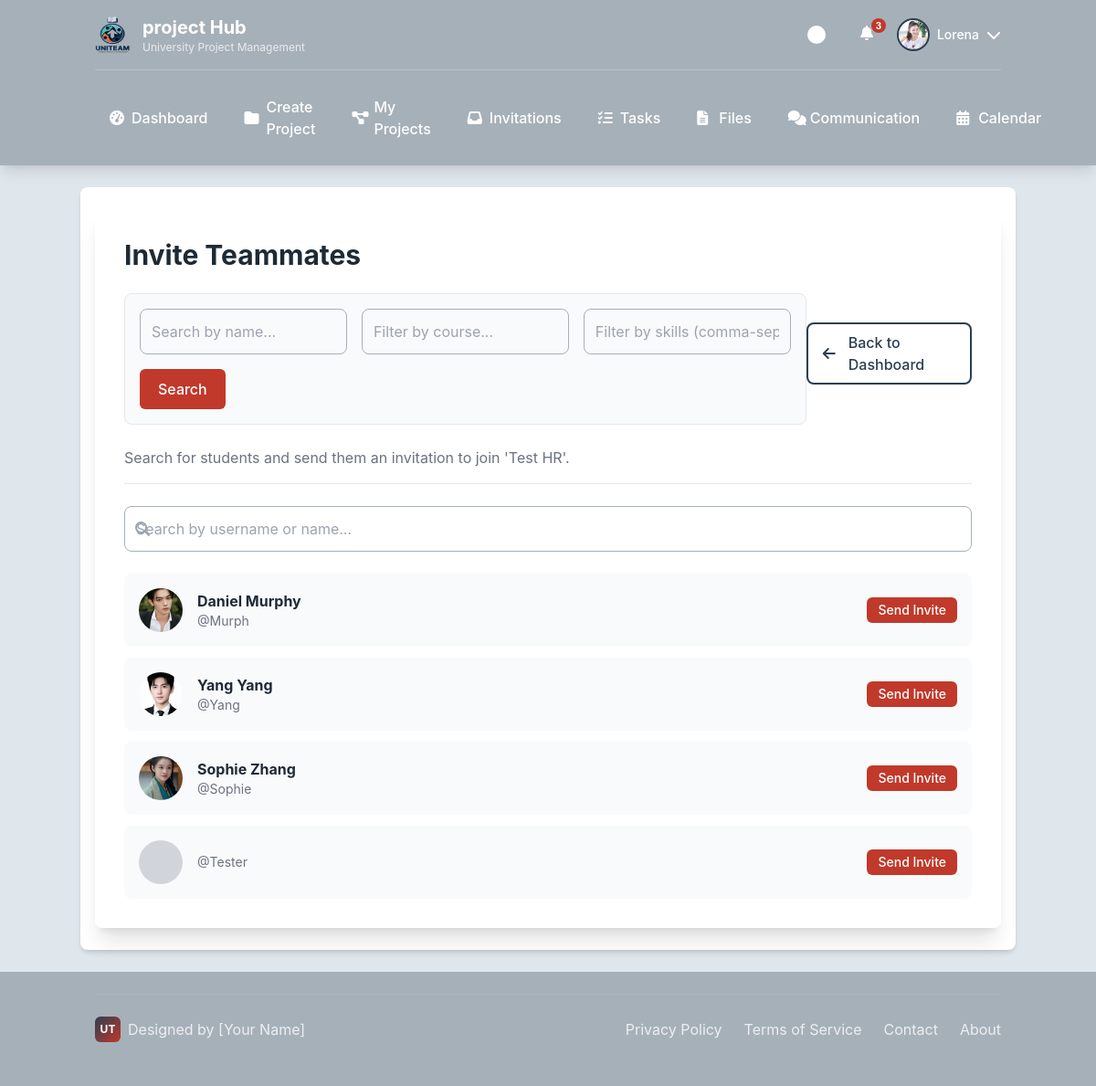
Page /projects/4/invite/ (signed in) on the committed database.
### users/models.py (models this page shows)
class CustomUser(AbstractUser):
    class Role(models.TextChoices):
        ADMIN = "ADMIN", "Admin"
        LECTURER = "LECTURER", "Lecturer"
        STUDENT = "STUDENT", "Student"
    role = models.CharField(max_length=50, choices=Role.choices)
    avatar = models.ImageField(upload_to='avatars/', null=True, blank=True)
    is_approved = models.BooleanField(default=True)
    phone_number = models.CharField(max_length=20, blank=True)
    def get_full_name(self):
        return f"{self.first_name} {self.last_name}"

### projects/models.py (models this page shows, shortened)
class Project(models.Model):
    class LifecycleStatus(models.TextChoices):
        DRAFT = 'DRAFT', 'Draft'
        ACTIVE = 'ACTIVE', 'Active'
        SUBMITTED = 'SUBMITTED', 'Submitted'
        ARCHIVED = 'ARCHIVED', 'Archived'
    title = models.CharField(max_length=200)
    description = models.TextField()
    course_code = models.CharField(max_length=20, blank=True)
    deadline = models.DateField()
    lifecycle_status = models.CharField(
        max_length=20,
        choices=LifecycleStatus.choices,
        default=LifecycleStatus.ACTIVE,
    )
    supervisor = models.ForeignKey(
        settings.AUTH_USER_MODEL,
        on_delete=models.SET_NULL, null=True, blank=True,
        limit_choices_to={'role': 'LECTURER'}, related_name='supervised_projects'
    )
    template_used = models.ForeignKey(ProjectTemplate, on_delete=models.SET_NULL, null=True, blank=True)
    created_at = models.DateTimeField(auto_now_add=True)
    updated_at = models.DateTimeField(auto_now=True)
    def get_absolute_url(self):
        return reverse('project_dashboard', kwargs={'project_id': self.pk})
    class Meta:
        ordering = ['deadline', '-created_at']

### projects/views.py (the view, shortened to what this page needs)
# urls.py: path('<int:project_id>/invite/', views.invite_member_view, name='invite_member'),
@login_required
def invite_member_view(request, project_id):
    project = get_object_or_404(Project, pk=project_id)
    is_leader_or_coleader = project.team.teammembership_set.filter(
        user=request.user,
        role__in=[Team.Role.LEADER, Team.Role.CO_LEADER]
    ).exists()
    if not is_leader_or_coleader:
        messages.error(request, "Only Group Leaders or Co-Leaders can invite members.")
        return redirect(project.get_absolute_url())
    query = request.GET.get('q', '')
    course_filter = request.GET.get('course', '')
    skills_filter = request.GET.get('skills', '')
    excluded_user_ids = list(project.team.members.values_list('id', flat=True))
    search_results = CustomUser.objects.filter(role=CustomUser.Role.STUDENT).exclude(id__in=excluded_user_ids)
    if query:
        search_results = search_results.filter(
            Q(username__icontains=query) | Q(first_name__icontains=query) | Q(last_name__icontains=query)
        )
    if course_filter:
        search_results = search_results.filter(studentprofile__course_name__icontains=course_filter)
    if skills_filter:
        search_results = search_results.filter(studentprofile__skills__name__in=[skill.strip() for skill in skills_filter.split(',')])
    search_results = search_results.distinct()
    context = {
        'project': project,
        'search_results': search_results,
    }
    return render(request, 'projects/invite_member.html', context)

### templates/projects/invite_member.html (shortened to what this page needs)
{% extends "base/base_student.html" %}
{% load static %}
{% block content %}
<div class="surface shadow-xl rounded-lg p-6 md:p-8">
    <div class="flex justify-between items-center mb-6 border-b pb-4">
        <div>
            <h1 class="text-3xl font-bold">Invite Teammates</h1>
            <form method="GET" class="my-6 p-4 border rounded-lg bg-gray-50 dark:bg-gray-700">
                <div class="grid grid-cols-1 md:grid-cols-3 gap-4">
                    <input type="text" name="q" value="{{ request.GET.q }}" placeholder="Search by name..." class="input-field">
                    <input type="text" name="course" value="{{ request.GET.course }}" placeholder="Filter by course..." class="input-field">
                    <input type="text" name="skills" value="{{ request.GET.skills }}" placeholder="Filter by skills (comma-sep)..." class="input-field">
                </div>
                <button type="submit" class="btn btn-primary mt-4">Search</button>
            </form>
            <p class="text-gray-500">Search for students and send them an invitation to join '{{ project.title }}'.</p>
        </div>
        <a href="{{ project.get_absolute_url }}" class="btn btn-secondary py-2 px-4 rounded-lg"><i class="fas fa-arrow-left mr-2"></i>Back to Dashboard</a>
    </div>
    <form method="GET" class="mb-6">
        <div class="relative">
            <input type="text" name="q" value="{{ request.GET.q }}" placeholder="Search by username or name..." class="input-field pl-10">
            <i class="fas fa-search absolute left-3 top-1/2 -translate-y-1/2 text-gray-400"></i>
        </div>
    </form>
    <div class="space-y-3">
        {% for student in search_results %}
        <div class="bg-gray-50 dark:bg-gray-700 p-4 rounded-lg flex justify-between items-center">
            <div class="flex items-center">
                {% if student.avatar %}
                    <img src="{{ student.avatar.url }}" class="w-12 h-12 rounded-full object-cover mr-4">
                {% else %}
                    <div class="w-12 h-12 rounded-full bg-gray-300 flex-shrink-0 flex items-center justify-center font-bold text-gray-600 mr-4 text-xl">
                    </div>
                {% endif %}
                <div>
                    <p class="font-bold">{{ student.get_full_name }}</p>
                    <p class="text-sm text-gray-500">@{{ student.username }}</p>
                </div>
            </div>
            <form method="POST">
                <button type="submit" class="btn btn-primary text-white text-sm py-1 px-3 rounded-md">
                    Send Invite
                </button>
            </form>
        </div>
        {% empty %}
            {% if request.GET.q %}
            <p class="text-center text-gray-500 py-4">No students found matching your search.</p>
            {% else %}
            <p class="text-center text-gray-500 py-4">Start typing in the search bar to find students to invite.</p>
            {% endif %}
        {% endfor %}
    </div>
</div>
{% endblock %}

### templates/base/base_student.html (shortened to what this page needs)
<!DOCTYPE html>
{% load static %}
<html lang="en">
<head>
    <script src="https://cdn.tailwindcss.com"></script>
    <link rel="stylesheet" href="https://cdnjs.cloudflare.com/ajax/libs/font-awesome/6.4.0/css/all.min.css">
    <link rel="stylesheet" href="{% static 'css/student_base.css' %}">
</head>
<body class="min-h-screen flex flex-col">
    <header class="header-bg text-white shadow-lg">
        <div class="container mx-auto px-4 py-4">
            <div class="flex justify-between items-center">
                <div class="logo-container">
                    <img src="{% static 'images/logo/uniteam_logo (1).png'%}" alt="UniTeam Logo" class="w-10 h-10 rounded-lg" onerror="this.style.display='none'; this.nextElementSibling.style.display='flex';">
                    <div>
                        <h1 class="text-xl font-bold">project Hub</h1>
                        <p class="text-xs opacity-75">University Project Management</p>
                    </div>
                </div>
                <div class="flex items-center space-x-4">
                    <div class="theme-toggle" id="themeToggle" title="Toggle Theme"></div>
                    {% if user.is_authenticated %}
                        <div class="relative cursor-pointer" id="notificationButton" title="Notifications">
                            <i class="fa-solid fa-bell w-6 h-6 text-white hover:text-accent-1 transition-colors"></i>
                            <span class="notification-badge">3</span>
                        </div>
                        <div class="profile-dropdown">
                            <div class="flex items-center gap-2 cursor-pointer" id="profileButton">
                                {% if user.avatar %}
                                    <img src="{{ user.avatar.url }}" alt="{{ user.username }}'s Avatar" class="profile-avatar object-cover">
                                {% else %}
                                    <div class="profile-avatar bg-accent-1 flex items-center justify-center text-white font-bold">
                                        {{ user.first_name.0|default:user.username.0|upper }}
                                    </div>
                                {% endif %}
                                <span class="hidden md:block text-sm font-medium">{{ user.first_name|default:user.username }}</span>
                                <i class="fa-solid fa-chevron-down w-4 h-4 transition-transform" id="profileArrow"></i>
                            </div>
                        </div>
                    {% else %}
                        <div class="flex items-center space-x-3">
                            <a href="#" class="btn btn-secondary">LOGIN</a>
                            <a href="#" class="btn btn-primary">REGISTER</a>
                        </div>
                    {% endif %}
                </div>
            </div>
            {% if user.is_authenticated %}
            <nav class="hidden md:block mt-4 pt-4 border-t border-white border-opacity-20">
                <div class="flex space-x-2">
                    <a href="{% url 'student_dashboard' %}" class="nav-link {% if request.resolver_match.url_name == 'dashboard' %}active{% endif %}">
                        <i class="fa-solid fa-gauge-high w-4 h-4"></i>
                        Dashboard
                    </a>
                    <a href="{% url 'create_project' %}" class="nav-link {% if request.resolver_match.url_name == 'projects' %}active{% endif %}">
                        <i class="fa-solid fa-folder w-4 h-4"></i>
                        Create Project
                    </a>
                    <a href="{% url 'my_projects' %}" class="nav-link {% if request.resolver_match.url_name == 'projects' %}active{% endif %}">
                        <i class="fa-solid fa-diagram-project w-4 h-4"></i>
                        My Projects
                    </a>
                    <a href="{% url 'view_invitations' %}" class="nav-link {% if request.resolver_match.url_name == 'invitations' %}active{% endif %}">
                        <i class="fa-solid fa-inbox w-4 h-4"></i>
                        Invitations
                    </a>
                    <a href="" class="nav-link {% if request.resolver_match.url_name == 'tasks' %}active{% endif %}">
                        <i class="fa-solid fa-list-check w-4 h-4"></i>
                        Tasks
                    </a>
                    <a href="#" class="nav-link {% if request.resolver_match.url_name == 'files' %}active{% endif %}">
                        <i class="fa-solid fa-file-lines w-4 h-4"></i>
                        Files
                    </a>
                    <a href="#" class="nav-link {% if request.resolver_match.url_name == 'communication' %}active{% endif %}">
                        <i class="fa-solid fa-comments w-4 h-4"></i>
                        Communication
                    </a>
                    <a href="#" class="nav-link {% if request.resolver_match.url_name == 'calendar' %}active{% endif %}">
                        <i class="fa-solid fa-calendar-days w-4 h-4"></i>
                        Calendar
                    </a>
                </div>
            </nav>
            {% endif %}
        </div>
    </header>
    <main class="flex-grow container mx-auto px-4 py-6 surface shadow-md my-6 rounded-lg">
        {% block content %}{% endblock %}
    </main>
    {% if user.is_authenticated %}
    <footer class="footer-bg text-white py-6 mt-auto">
        <div class="container mx-auto px-4">
            <div class="footer-content">
                <div class="personal-branding">
                    <div class="personal-logo">UT</div>
                    <span>Designed by [Your Name]</span>
                </div>
                <div class="footer-links">
                    <a href="#">Privacy Policy</a>
                    <a href="#">Terms of Service</a>
                    <a href="#">Contact</a>
                    <a href="#">About</a>
                </div>
            </div>
        </div>
    </footer>
    {% endif %}
</body>
</html>

### static/css/student_base.css (style rules this page uses)
:root { --light-gray: #DFE6EC; --dark-gray: #A6B0B9; --accent-1: #C0392B; --accent-2: #2C3E50; --text-dark: #1E2A35; --background: var(--light-gray); --surface: #ffffff; --header-bg: var(--dark-gray); --footer-bg: var(--dark-gray); }
body { background-color: var(--background); color: var(--text-dark); transition: all 0.3s ease; font-family: 'Inter', system-ui, -apple-system, sans-serif; }
.header-bg { background-color: var(--header-bg); }
.footer-bg { background-color: var(--footer-bg); }
.surface { background-color: var(--surface); }
.logo-container { display: flex; align-items: center; gap: 12px; }
.nav-link { position: relative; padding: 12px 16px; border-radius: 6px; transition: all 0.2s ease; font-weight: 500; display: flex; align-items: center; gap: 8px; }
.profile-dropdown { position: relative; }
.profile-avatar { width: 36px; height: 36px; border-radius: 50%; border: 2px solid var(--accent-2); cursor: pointer; transition: all 0.2s ease; }
.btn { display: inline-flex; align-items: center; gap: 6px; padding: 10px 20px; border-radius: 6px; font-weight: 500; text-decoration: none; transition: all 0.2s ease; cursor: pointer; border: none; }
.btn-primary { background-color: var(--accent-1); color: white; }
.btn-secondary { background-color: transparent; color: var(--accent-2); border: 2px solid var(--accent-2); }
.theme-toggle { width: 44px; height: 24px; background-color: var(--dark-gray); border-radius: 12px; position: relative; cursor: pointer; transition: background-color 0.3s ease; }
.theme-toggle::before { content: ''; position: absolute; top: 2px; left: 2px; width: 20px; height: 20px; background-color: white; border-radius: 50%; transition: transform 0.3s ease; }
.footer-content { display: flex; justify-content: space-between; align-items: center; padding: 24px 0; border-top: 1px solid rgba(255,255,255,0.1); }
.footer-links { display: flex; gap: 24px; }
.footer-links a { color: rgba(255,255,255,0.8); text-decoration: none; transition: color 0.2s ease; }
.personal-branding { display: flex; align-items: center; gap: 8px; color: rgba(255,255,255,0.8); }
.personal-logo { width: 28px; height: 28px; background: linear-gradient(135deg, var(--accent-2), var(--accent-1)); border-radius: 6px; display: flex; align-items: center; justify-content: center; color: white; font-weight: bold; font-size: 12px; }
.notification-badge { position: absolute; top: -4px; right: -4px; background-color: var(--accent-1); color: white; font-size: 10px; font-weight: bold; border-radius: 10px; min-width: 16px; height: 16px; display: flex; align-items: center; justify-content: center; padding: 0 4px; }

### templates/projects/invite_member.html (style rules this page uses)
.input-field { background-color: var(--input-bg); border: 1px solid var(--dark-gray); width: 100%; padding: .75rem; border-radius: .5rem; }

### rows in the picture
CustomUser: avatar (picture), first_name "Lorena"
Project: title "Test HR"
CustomUser: avatar (picture), get_full_name "Daniel Murphy", username "Murph"
CustomUser: avatar (picture), get_full_name "Yang Yang", username "Yang"
CustomUser: avatar (picture), get_full_name "Sophie Zhang", username "Sophie"
CustomUser: username "Tester"
